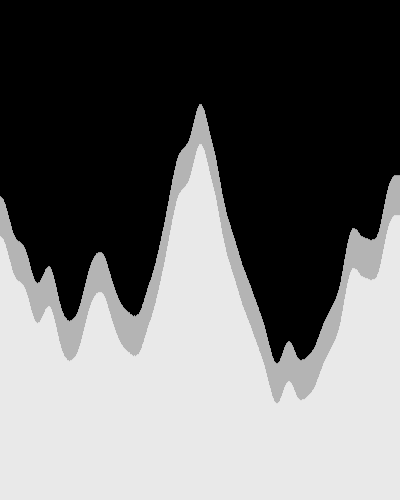
Frame 1 (no input)
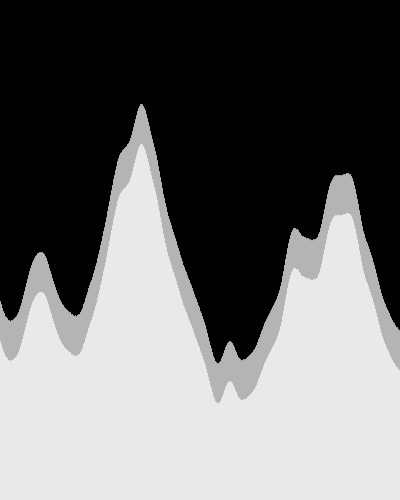
Frame 60 (the mouse pressed at the canvas centre just before this capture)
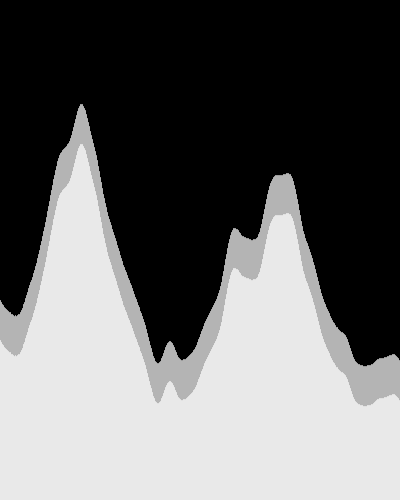
Frame 120 (the mouse held since frame 60 and released just before this capture)

The Processing sketch that drew these frames (run headless with seeded random() and noise(); from frame 60 on, the mouse is pressed at the canvas centre):

// Processing sketch: processing_17029
// ── processing_17029.pde



      float t = 0.0;

void setup() {
  size(400,500);
  smooth();
  frameRate(60);
}


void draw() {

  background(0);
  float xoff = t;
  for (int i = 0; i < width; i++) {
    float y = noise(xoff)*height;
    xoff += 0.01;
    stroke(255,180);
    line(i,height,i,height-y);
    stroke(255,180);
    line(i,height,i,height-y+40);
  }
  t+= 0.01;

}          
                
